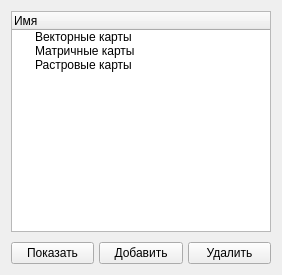
<?xml version="1.0" encoding="UTF-8"?>
<ui version="4.0">
 <class>DataListClass</class>
 <widget class="QWidget" name="DataListClass">
  <property name="geometry">
   <rect>
    <x>0</x>
    <y>0</y>
    <width>278</width>
    <height>274</height>
   </rect>
  </property>
  <property name="sizePolicy">
   <sizepolicy hsizetype="Expanding" vsizetype="Expanding">
    <horstretch>0</horstretch>
    <verstretch>0</verstretch>
   </sizepolicy>
  </property>
  <property name="minimumSize">
   <size>
    <width>0</width>
    <height>0</height>
   </size>
  </property>
  <property name="windowTitle">
   <string>Список карт</string>
  </property>
  <layout class="QGridLayout" name="gridLayout_2">
   <property name="horizontalSpacing">
    <number>0</number>
   </property>
   <property name="verticalSpacing">
    <number>10</number>
   </property>
   <item row="0" column="0">
    <widget class="QTreeWidget" name="treeWidget">
     <property name="sizePolicy">
      <sizepolicy hsizetype="Expanding" vsizetype="Expanding">
       <horstretch>0</horstretch>
       <verstretch>0</verstretch>
      </sizepolicy>
     </property>
     <property name="minimumSize">
      <size>
       <width>260</width>
       <height>221</height>
      </size>
     </property>
     <property name="columnCount">
      <number>1</number>
     </property>
     <attribute name="headerVisible">
      <bool>true</bool>
     </attribute>
     <attribute name="headerCascadingSectionResizes">
      <bool>false</bool>
     </attribute>
     <attribute name="headerCascadingSectionResizes">
      <bool>false</bool>
     </attribute>
     <attribute name="headerVisible">
      <bool>true</bool>
     </attribute>
     <column>
      <property name="text">
       <string>Имя</string>
      </property>
     </column>
     <item>
      <property name="text">
       <string>Векторные карты</string>
      </property>
      <property name="flags">
       <set>ItemIsSelectable|ItemIsUserCheckable|ItemIsEnabled</set>
      </property>
     </item>
     <item>
      <property name="text">
       <string>Матричные карты</string>
      </property>
      <property name="flags">
       <set>ItemIsSelectable|ItemIsUserCheckable|ItemIsEnabled</set>
      </property>
     </item>
     <item>
      <property name="text">
       <string>Растровые карты</string>
      </property>
     </item>
    </widget>
   </item>
   <item row="1" column="0">
    <layout class="QGridLayout" name="gridLayout" columnstretch="0,0,0,0,0" columnminimumwidth="0,0,0,0,0">
     <property name="spacing">
      <number>0</number>
     </property>
     <item row="0" column="0">
      <widget class="QPushButton" name="showPushButton">
       <property name="sizePolicy">
        <sizepolicy hsizetype="Expanding" vsizetype="Fixed">
         <horstretch>0</horstretch>
         <verstretch>0</verstretch>
        </sizepolicy>
       </property>
       <property name="text">
        <string>Показать</string>
       </property>
      </widget>
     </item>
     <item row="0" column="2">
      <widget class="QPushButton" name="addPushButton">
       <property name="sizePolicy">
        <sizepolicy hsizetype="Expanding" vsizetype="Fixed">
         <horstretch>0</horstretch>
         <verstretch>0</verstretch>
        </sizepolicy>
       </property>
       <property name="text">
        <string>Добавить</string>
       </property>
      </widget>
     </item>
     <item row="0" column="4">
      <widget class="QPushButton" name="deletePushButton">
       <property name="sizePolicy">
        <sizepolicy hsizetype="Expanding" vsizetype="Fixed">
         <horstretch>0</horstretch>
         <verstretch>0</verstretch>
        </sizepolicy>
       </property>
       <property name="minimumSize">
        <size>
         <width>0</width>
         <height>0</height>
        </size>
       </property>
       <property name="text">
        <string>Удалить</string>
       </property>
      </widget>
     </item>
     <item row="0" column="1">
      <spacer name="horizontalSpacer">
       <property name="orientation">
        <enum>Qt::Horizontal</enum>
       </property>
       <property name="sizeType">
        <enum>QSizePolicy::Fixed</enum>
       </property>
       <property name="sizeHint" stdset="0">
        <size>
         <width>5</width>
         <height>20</height>
        </size>
       </property>
      </spacer>
     </item>
     <item row="0" column="3">
      <spacer name="horizontalSpacer_2">
       <property name="orientation">
        <enum>Qt::Horizontal</enum>
       </property>
       <property name="sizeType">
        <enum>QSizePolicy::Fixed</enum>
       </property>
       <property name="sizeHint" stdset="0">
        <size>
         <width>5</width>
         <height>20</height>
        </size>
       </property>
      </spacer>
     </item>
    </layout>
   </item>
  </layout>
 </widget>
 <layoutdefault spacing="6" margin="11"/>
 <resources>
  <include location="MapWindow.qrc"/>
 </resources>
 <connections/>
</ui>
